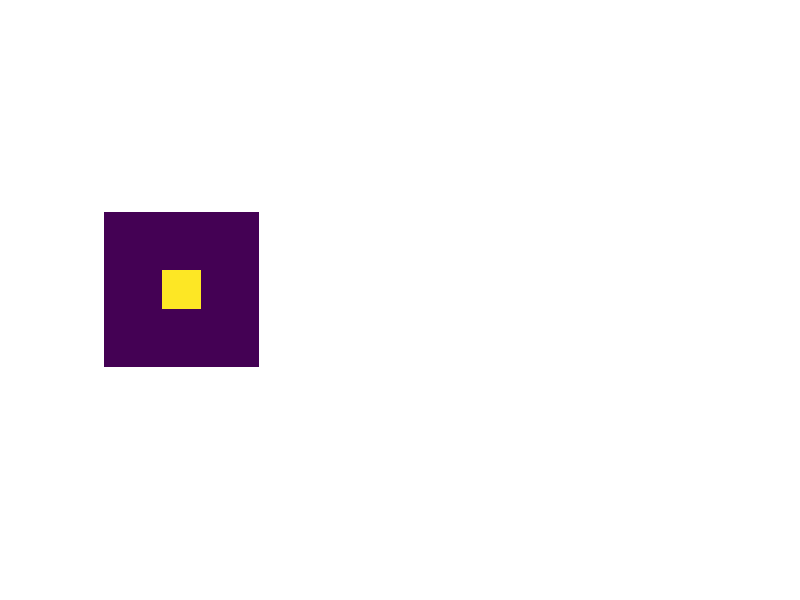

This figure's MATLAB source: (Note: this script raises an error after producing the figure.)
% Test Yaroslavsy's rotation code.
%
% Same as test1, but with a function that is NOT smooth.
% This demosntrates the artifacts for images with sharp edges.
%
% Yoel Shkolnisky, January 2011.

N=128;
c=N/2;
im=zeros(N);
%im(c-N/4+1:c+N/4,c-N/4+1:c+N/4)=1;
im(c-N/8+1:c+N/8,c-N/8+1:c+N/8)=1;

subplot(1,3,1);
imagesc(im);
axis image;
axis off;

rim=im;
for k=1:360;
    rim=fastrotate_yaro(rim,1);
    subplot(1,3,2);
    imagesc(rim);
    axis image;
    axis off;
    pause(0.01);
end

subplot(1,3,3);
imagesc(rim-im);
axis image;
axis off;
colorbar;
fprintf('err=%e\n',norm(rim(:)-im(:))/norm(im(:))); 